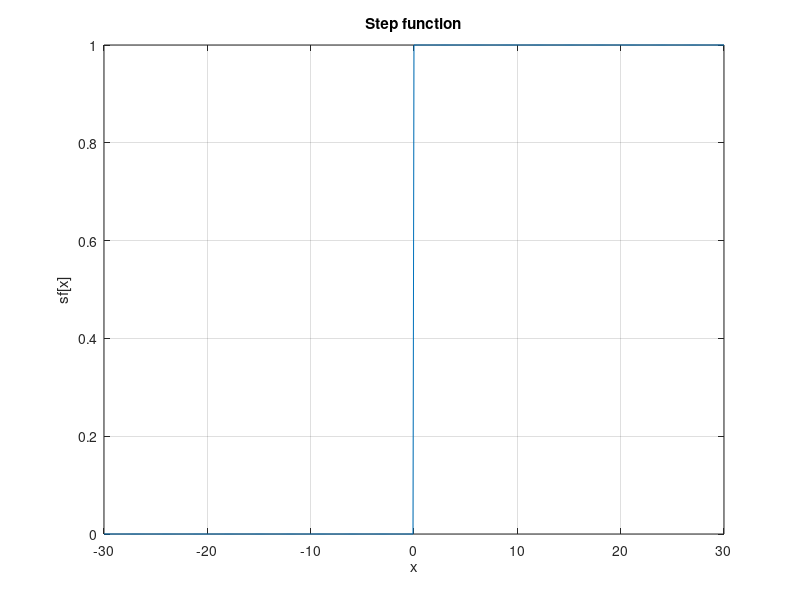

Here is the MATLAB script that generated this plot:
%define the time
x = -30:0.1:30;
%set function
sf = zeros(size(x));
%set every value that bigger than 0 as 1
sf(x>=0) = 1;
%plot funciton
plot(x, sf);
xlim([min(x) , max(x)]);
ylim([0,1]);
title('Step function')
xlabel('x');
ylabel('sf[x]');
grid on;